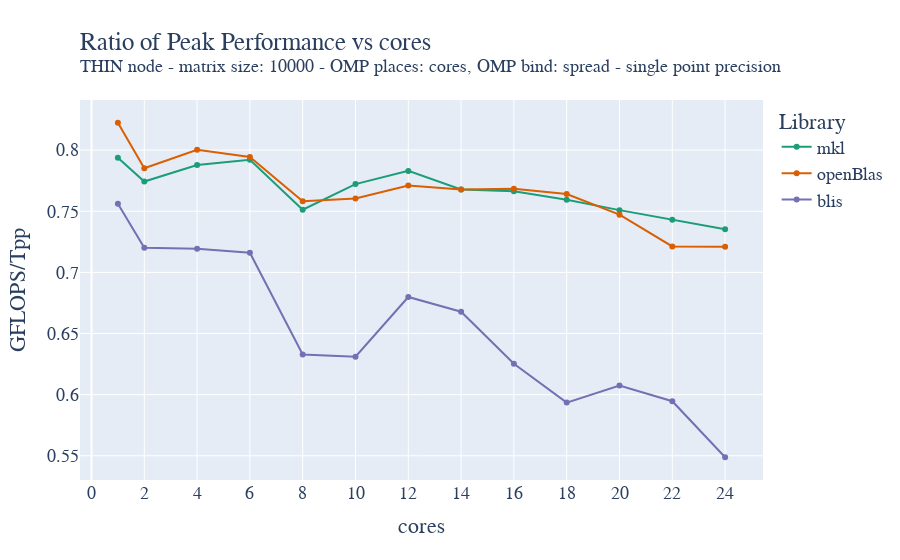

The notebook cell this image was saved under:
### Code cell
T_peak_float = 2.6*64*mkl_float_avg["cores"]["mean"]
T_peak_double = 2.6*32*mkl_float_avg["cores"]["mean"]
fig = go.Figure()

fig.add_trace(go.Scatter(x=mkl_float_avg["cores"]["mean"], y=mkl_float_avg["gflops"]["mean"]/T_peak_float, name='mkl'))
fig.add_trace(go.Scatter(x=oblas_float_avg["cores"]["mean"], y=oblas_float_avg["gflops"]["mean"]/T_peak_float, name='openBlas'))
fig.add_trace(go.Scatter(x=blis_float_avg["cores"]["mean"], y=blis_float_avg["gflops"]["mean"]/T_peak_float, name='blis',))
fig.update_layout(
    title=go.layout.Title(
        text="Ratio of Peak Performance vs cores<br><sup>THIN node - matrix size: 10000 - OMP places: cores, OMP bind: spread - single point precision</sup>",
        xref="paper",
        x=0,
    ),
    xaxis_title="cores",
    xaxis = dict(
        tickmode = 'linear',
        tick0 = '0',
        dtick = '2'
    ),
    yaxis_title="GFLOPS/Tpp",
    legend_title="Library",
    font=dict(
        family="Courier New, monospace",
        size=18,
    ),
    colorway=["#1b9e77","#d95f02", "#7570b3"]
)
fig.show()
fig.write_image("/home/andres/hpc/Foundations_of_HPC_2022/Assignment/my_assignment/report/images/fixed_size_thin_float_gflops_spread_ratio.pdf", height=500, width=1000)

### Figure 1 — Plotly figure (JSON) as saved in the notebook; plotly's stock layout.template omitted (floating-point values rounded to 4 significant figures)
{"data": [{"name": "mkl", "type": "scatter", "x": [1, 2, 4, 6, 8, 10, 12, 14, 16, 18, 20, 22, 24], "y": [0.7939, 0.7743, 0.7879, 0.792, 0.7513, 0.7722, 0.783, 0.7679, 0.7663, 0.7593, 0.7509, 0.7431, 0.7352]}, {"name": "openBlas", "type": "scatter", "x": [1, 2, 4, 6, 8, 10, 12, 14, 16, 18, 20, 22, 24], "y": [0.8224, 0.7852, 0.8002, 0.7944, 0.7583, 0.7604, 0.771, 0.7679, 0.7684, 0.7641, 0.7472, 0.7213, 0.7209]}, {"name": "blis", "type": "scatter", "x": [1, 2, 4, 6, 8, 10, 12, 14, 16, 18, 20, 22, 24], "y": [0.7562, 0.7202, 0.7193, 0.716, 0.6328, 0.631, 0.6799, 0.6678, 0.6253, 0.5935, 0.6074, 0.5946, 0.5488]}], "layout": {"colorway": ["#1b9e77", "#d95f02", "#7570b3"], "font": {"family": "Courier New, monospace", "size": 18}, "legend": {"title": {"text": "Library"}}, "title": {"text": "Ratio of Peak Performance vs cores<br><sup>THIN node - matrix size: 10000 - OMP places: cores, OMP bind: spread - single point precision</sup>", "x": 0, "xref": "paper"}, "xaxis": {"dtick": "2", "tick0": "0", "tickmode": "linear", "title": {"text": "cores"}}, "yaxis": {"title": {"text": "GFLOPS/Tpp"}}}}
